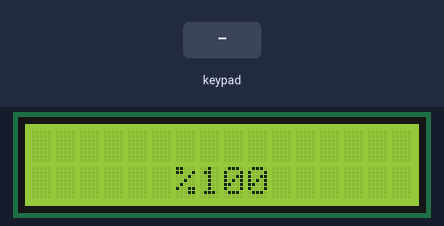
The sketch below on a simulated Arduino Uno, built with avr-gcc and run on an emulated ATmega328P. On the bench: 16×2 character LCD. The test bench sets the inputs (shaded band). WiFi joins after 1.5 s; servers stay silent unless stated; uploads are accepted with an empty reply; what the sketch prints to the serial monitor is not drawn.

Above: at 8.0 s.
At 10.5 s:
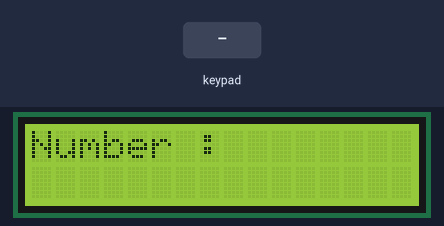
10.6 s: key '#' pressed
At 11.8 s:
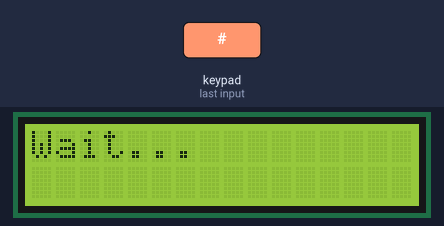
16.2 s: key '*' pressed
19.2 s: keypad keys 1 0 0 pressed 0.4 s apart
At 22.0 s:
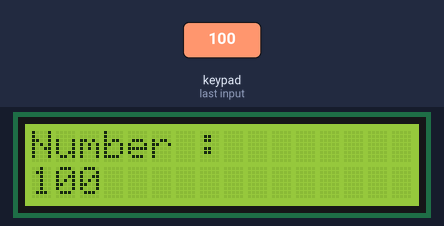
22.3 s: keypad keys 1 0 0 # pressed 0.4 s apart
At 23.65 s:
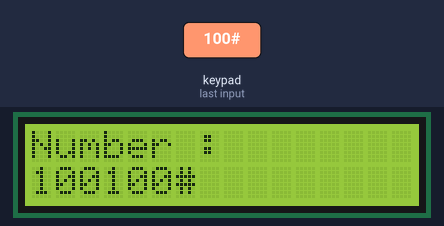

The sketch:

MY_NIKEPOSE.ino
```cpp
// Ethernet
#include <SPI.h>
#include <Ethernet.h>
byte mac[] = { 0xDE, 0xAD, 0xBE, 0xEF, 0xFE, 0xED }; //Setting MAC Address
// I2C_LCD
#include <Wire.h>
#include <LiquidCrystal_I2C.h>
LiquidCrystal_I2C lcd(0x27, 16, 2);
// KeyPad
#include <Keypad.h>
const byte ROWS = 4; //four rows
const byte COLS = 3; //three columns
char keys[ROWS][COLS] = {
  {'1','2','3'},
  {'4','5','6'},
  {'7','8','9'},
  {'*','0','#'}
};
byte rowPins[ROWS] = {2, 3, 5, 6};
byte colPins[COLS] = {7, 8, 9};

Keypad keypad = Keypad( makeKeymap(keys), rowPins, colPins, ROWS, COLS );

bool printWebData = true, sent_ = false, tok = false;
int s=0, t=0, j, i;
String number, type;
String readString;

// Set Ethernet Address
char server[] = "ketabnabb.ir";
IPAddress ip(192,168,1,17);
byte gateway[] = {192,168,1,1};
byte subnet[] = {255,255,255,0};
byte myDns[] = {8,8,8,8}; //Google
EthernetClient client;

void setup() {
  // LCD
  Serial.begin(9600);
  lcd.begin();
  lcd.backlight();
  lcd.clear();
  delay(1000);
  // Ethernet
  Serial.print("Connecting from ");
  Serial.print(ip);
  Serial.print(" to ");
  Serial.println(server);
  Serial.println();
  Ethernet.begin(mac, ip, myDns, gateway, subnet);
  load_func();

}

void loop(){
  if(!sent_){
    lcd.clear();
    lcd.setCursor(0, 0);
    lcd.print("Number :");
    lcd.setCursor(0, 1);
    sent_=true;
  }
  else{
    getData();
  }

}

void getData(){
  char key = keypad.getKey();
    // just print the pressed key

  if(s<11){
    if (key){
    //lcd.setCursor(0, 1);
    lcd.print(key);
    s++;
     if(key!='*' || key!='#'){
      number += key;
     }
   }
 }else if(s>=11&s<13){

  if (key){
    //lcd.setCursor(0, 1);
    lcd.print(key);
    s++;
     if(key!='*' || key!='#'){
      type += key;
     }
   }
 }

 if (key =='#'){
    // if key matches what you are looking for
    Sending_To_phpmyadmindatabase();
    sendData();
    write_info();
}

  if (key =='*'){
    // if key matches what you are looking for
    clear_Data();
  }
}


void Sending_To_phpmyadmindatabase()   //CONNECTING WITH MYSQL
 {
   if (client.connect(server, 80)) {

    Serial.print("GET /files/CustomersNumber/APInumber.php?number=");
    Serial.print(number);
    Serial.print("&type=");
    Serial.print(type);
    Serial.print("&token=766577452289383");
    Serial.println(" HTTP/1.1");
    Serial.print("Host: ");
    Serial.println(server);
    Serial.println("Connection: close");
    Serial.println();
    //client.println("GET /files/CustomersNumber/?number=99 HTTP/1.1");
    client.print("GET /files/CustomersNumber/APInumber.php?number=");
    client.print(number);
    client.print("&type=");
    client.print(type);
    client.print("&token=766577452289383");
    client.println(" HTTP/1.1");
    client.print("Host: ");
    client.println(server);
    client.println("Connection: close");
    client.println();
  } else {
    // if you didn't get a connection to the server:
    lcd.clear();
    lcd.setCursor(0, 0);
    lcd.print("failed to send");
  }

}

void write_info(){
  while (client.connected()) {
    /*int len = client.available();
    if (len > 0) {
      byte buffer[80];
      if (len > 80) len = 80;
      client.read(buffer, len);
      if (printWebData) {
        sendData();
      }
    }*/
    if(client.available()){
      char c = client.read();
      readString += c;

      Serial.print(c);
      if(readString.indexOf("100")>0){
         lcd.clear();
         lcd.setCursor(1, 0);
         lcd.print("--Data Error--");
       }else if(readString.indexOf("200")>0){
         lcd.clear();
         lcd.setCursor(2, 0);
         lcd.print("User Already");
         lcd.setCursor(5, 1);
         lcd.print("Exist");
       }else if(readString.indexOf("300")>0){
         lcd.clear();
         lcd.setCursor(0, 0);
         lcd.print("Connection Lost!");
       }else{
        //
       }
    }
  }

  if (!client.connected()) {
    lcd.clear();
    lcd.setCursor(6, 1);
    lcd.print("DONE");
    delay(1800);
    number = "";
    sent_=false;
    s = 0;
    client.stop();
  }
}

void load_func(){
  lcd.clear();
  lcd.setCursor(0, 0);
  for(j = 1; j<=100; j++){
    lcd.print("   Connecting");
    lcd.setCursor(6,1);
    lcd.print("%");
    lcd.print(j);
    delay(50);
    lcd.clear();
    i=j;
  }
  lcd.setCursor(6,1);
  lcd.print("%");
  lcd.print(i);
  delay(800);
  lcd.clear();
  lcd.setCursor(6,1);
  lcd.print("DONE");
  delay(600);

}

void sendData(){
  lcd.clear();
  lcd.setCursor(0, 0);
  lcd.print("Wait...");
  delay(3000);
  lcd.clear();
  for(int j=0; j<3; j++){
    lcd.print("Sending");
    for(int i=8; i<11; i++){
      lcd.setCursor(i, 0);
      lcd.print(".");
      delay(200);
    }
    delay(250);
    lcd.clear();
  }

}

void clear_Data(){
  lcd.clear();
  lcd.setCursor(3, 0);
  lcd.print("--CLEAR--");
  delay(500);
  s = 0;
  number = "";
  sent_=false;
}
```

Measured:
- after the input at 10.6 s, the display: first changes at once (image 2 shows a later state)
- after the input at 22.3 s, the display: first changes at once (image 4 shows a later state)
- what the display in image 0 shows lasts 0.8 s, from 7.9 s to 8.7 s
- what the display in image 2 shows lasts 3.0 s, from 10.9 s to 13.9 s
